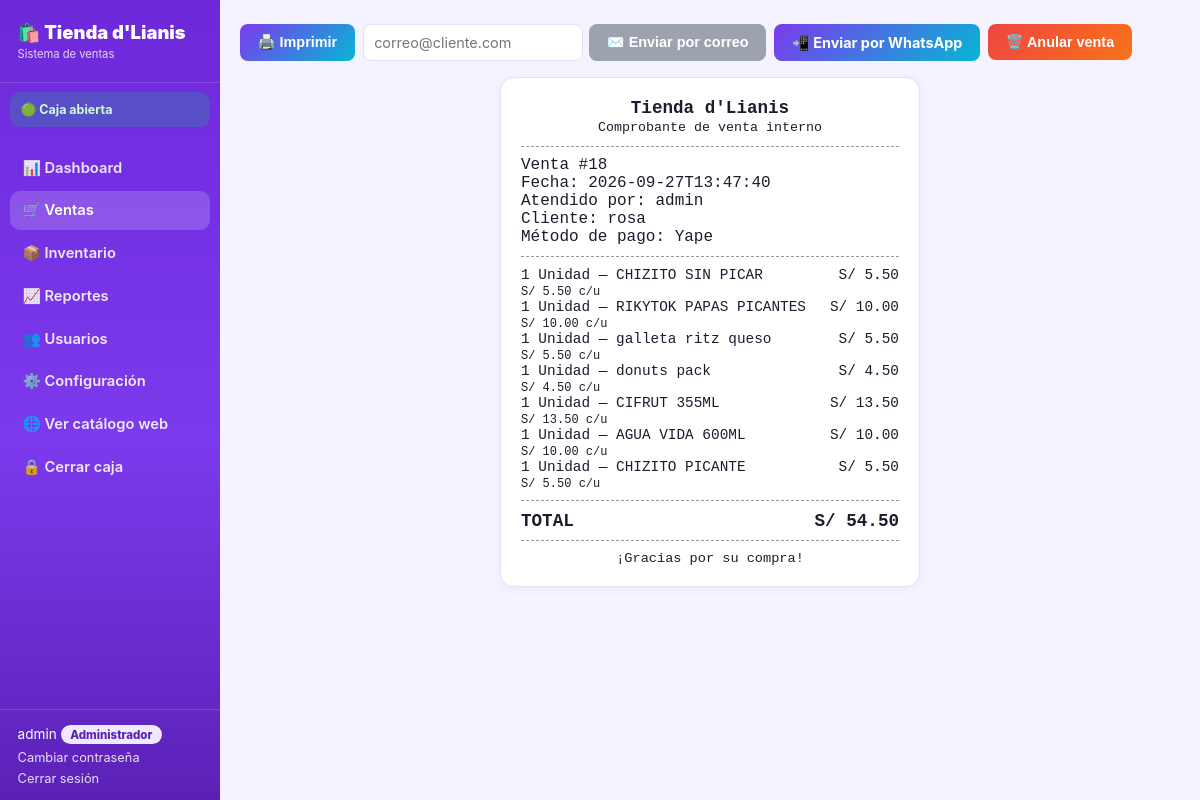
/venta/18/comprobante (signed in), run on the app's committed database.
### tables this page shows
CREATE TABLE ventas (
            id INTEGER PRIMARY KEY AUTOINCREMENT,
            usuario_id INTEGER NOT NULL,
            fecha TEXT NOT NULL,
            total REAL NOT NULL, metodo_pago TEXT NOT NULL DEFAULT 'Efectivo', monto_pagado REAL, vuelto REAL, caja_id INTEGER, cliente_nombre TEXT, anulada INTEGER NOT NULL DEFAULT 0, anulada_motivo TEXT, anulada_fecha TEXT, tipo_comprobante TEXT NOT NULL DEFAULT 'Nota de venta', cliente_id INTEGER,
            FOREIGN KEY (usuario_id) REFERENCES usuarios(id)
        );

CREATE TABLE usuarios (
            id INTEGER PRIMARY KEY AUTOINCREMENT,
            username TEXT UNIQUE NOT NULL,
            password_hash TEXT NOT NULL,
            rol TEXT NOT NULL DEFAULT 'vendedor',
            activo INTEGER NOT NULL DEFAULT 1
        );

CREATE TABLE "detalle_venta" (
                id INTEGER PRIMARY KEY AUTOINCREMENT,
                venta_id INTEGER NOT NULL,
                producto_id INTEGER NOT NULL,
                presentacion_nombre TEXT NOT NULL DEFAULT 'Unidad',
                factor INTEGER NOT NULL DEFAULT 1,
                cantidad REAL NOT NULL,
                cantidad_base INTEGER NOT NULL,
                precio_costo_base REAL NOT NULL DEFAULT 0,
                precio_unitario REAL NOT NULL,
                subtotal REAL NOT NULL,
                FOREIGN KEY (venta_id) REFERENCES ventas(id),
                FOREIGN KEY (producto_id) REFERENCES productos(id)
            );

CREATE TABLE productos (
                id INTEGER PRIMARY KEY AUTOINCREMENT,
                codigo TEXT UNIQUE,
                codigo_barras TEXT UNIQUE,
                nombre TEXT NOT NULL,
                marca TEXT,
                marca_id INTEGER,
                descripcion TEXT,
                categoria_id INTEGER,
                imagen TEXT,
                stock INTEGER NOT NULL DEFAULT 0,
                stock_minimo INTEGER NOT NULL DEFAULT 5,
                fecha_vencimiento TEXT,
                precio_oferta REAL,
                destacado INTEGER NOT NULL DEFAULT 0,
                activo INTEGER NOT NULL DEFAULT 1,
                FOREIGN KEY (categoria_id) REFERENCES categorias(id),
                FOREIGN KEY (marca_id) REFERENCES marcas(id)
            );

### app.py (the view)
@app.route("/venta/<int:venta_id>/comprobante")
@login_requerido
def venta_comprobante(venta_id):
    conn = get_db()
    venta = conn.execute(
        """SELECT v.*, u.username FROM ventas v JOIN usuarios u ON v.usuario_id = u.id
           WHERE v.id = ?""", (venta_id,)
    ).fetchone()
    if not venta:
        conn.close()
        flash("Venta no encontrada", "error")
        return redirect(url_for("ventas"))
    detalle = conn.execute(
        """SELECT dv.*, p.nombre AS producto_nombre FROM detalle_venta dv
           JOIN productos p ON dv.producto_id = p.id
           WHERE dv.venta_id = ?""", (venta_id,)
    ).fetchall()
    conn.close()
    return render_template("comprobante.html", activo="ventas", venta=venta, detalle=detalle)

### app.py (called while the page is built)
def get_db():
    conn = sqlite3.connect(DB_PATH)
    conn.row_factory = sqlite3.Row
    conn.execute("PRAGMA foreign_keys = ON")
    return conn

def get_config(clave, default=""):
    conn = get_db()
    row = conn.execute("SELECT valor FROM configuracion WHERE clave = ?", (clave,)).fetchone()
    conn.close()
    return row["valor"] if row and row["valor"] is not None else default

def login_requerido(f):
    @wraps(f)
    def wrapper(*args, **kwargs):
        if "usuario_id" not in session:
            return redirect(url_for("login"))
        return f(*args, **kwargs)
    return wrapper

def caja_abierta_actual(conn):
    return conn.execute(
        "SELECT * FROM cajas WHERE estado = 'abierta' ORDER BY id DESC LIMIT 1"
    ).fetchone()

@app.context_processor
def inject_globals():
    conn = get_db()
    caja = caja_abierta_actual(conn)
    whatsapp = get_config("whatsapp_numero", "")
    conn.close()
    return dict(nombre_tienda=NOMBRE_TIENDA, caja_abierta=caja, whatsapp_tienda=whatsapp)

### templates/comprobante.html (shortened to what this page needs)
{% extends "_base.html" %}
{% block content %}
<div class="no-imprimir" style="margin-bottom:1rem; display:flex; gap:0.5rem; flex-wrap:wrap;">
  <button onclick="window.print()">🖨️ Imprimir</button>
  {% if venta.cliente_nombre %}
  <form method="POST" action="{{ url_for('venta_enviar_correo', venta_id=venta.id) }}" style="display:flex; gap:0.4rem;">
    <input type="email" name="correo" placeholder="correo@cliente.com" required style="width:220px;">
    <button type="submit" class="secondary">✉️ Enviar por correo</button>
  </form>
  {% endif %}
  <a class="btn success-btn" id="link-whatsapp" href="#" target="_blank">📲 Enviar por WhatsApp</a>
  {% if session.rol == 'admin' and not venta.anulada %}
  <form method="POST" action="{{ url_for('venta_anular', venta_id=venta.id) }}" onsubmit="return confirm('¿Anular esta venta? El stock vendido se devolverá al inventario.') ? (document.getElementById('motivo-anular').value = prompt('Motivo de anulación:') || 'Sin motivo') : false;">
    <button type="submit" class="danger">🗑️ Anular venta</button>
  </form>
  {% endif %}
</div>
<div class="card comprobante">
  <div style="text-align:center;">
    <strong style="font-size:1.1rem;">{{ nombre_tienda }}</strong><br>
    <small>Comprobante de venta interno</small>
  </div>
  <hr>
  <div>Venta #{{ venta.id }}{% if venta.anulada %} — <strong style="color:#ef4444;">ANULADA</strong>{% endif %}<br>
  Fecha: {{ venta.fecha }}<br>
  Atendido por: {{ venta.username }}<br>
  {% if venta.cliente_nombre %}Cliente: {{ venta.cliente_nombre }}<br>{% endif %}
  Método de pago: {{ venta.metodo_pago }}</div>
  <hr>
  {% for d in detalle %}
  <div style="display:flex; justify-content:space-between; font-size:0.9rem;">
    <span>{{ d.cantidad|int if d.cantidad == d.cantidad|int else d.cantidad }} {{ d.presentacion_nombre }} — {{ d.producto_nombre }}<br>
      <small>S/ {{ "%.2f"|format(d.precio_unitario) }} c/u</small></span>
    <span>S/ {{ "%.2f"|format(d.subtotal) }}</span>
  </div>
  {% endfor %}
  <hr>
  <div style="display:flex; justify-content:space-between; font-weight:800; font-size:1.1rem;">
    <span>TOTAL</span><span>S/ {{ "%.2f"|format(venta.total) }}</span>
  </div>
  <hr>
  <div style="text-align:center; font-size:0.85rem;">¡Gracias por su compra!</div>
</div>
{% endblock %}

### static/style.css (style rules this page uses)
:root { --primary: #7c3aed; --primary-dark: #5b21b6; --secondary: #06b6d4; --danger: #ef4444; --success: #10b981; --warning: #f59e0b; --pink: #ec4899; --bg: #f5f3ff; --card: #ffffff; --text: #1e1b2e; --muted: #6b7280; --border: #e5e0f7; --sidebar-w: 220px; }
* { box-sizing: border-box; }
body { margin: 0; font-family: -apple-system, "Segoe UI", Roboto, sans-serif; background: var(--bg); color: var(--text); }
.card { background: var(--card); border: 1px solid var(--border); border-radius: 14px; padding: 1.25rem; margin-bottom: 1.1rem; box-shadow: 0 2px 10px rgba(109, 40, 217, 0.06); }
button, .btn { cursor: pointer; border: none; border-radius: 8px; padding: 0.6rem 1.1rem; font-size: 0.9rem; font-weight: 700; background: linear-gradient(135deg, var(--primary), var(--secondary)); color: white; transition: transform 0.1s ease, opacity 0.1s ease; text-decoration: none; display: inline-block; }
button.danger { background: linear-gradient(135deg, #ef4444, #f97316); }
button.secondary { background: #9ca3af; }
input, select, textarea { padding: 0.55rem 0.65rem; border: 1.5px solid var(--border); border-radius: 8px; font-size: 0.9rem; width: 100%; font-family: inherit; }
.comprobante { max-width: 420px; margin: 0 auto; font-family: 'Courier New', monospace; }
.comprobante hr { border: none; border-top: 1px dashed #999; margin: 0.6rem 0; }

### data on the page
ventas: id "18", fecha "2026-09-27T13:47:40", cliente_nombre "rosa", metodo_pago "Yape", total "54.50"
usuarios: username "admin"
detalle_venta: cantidad "1", presentacion_nombre "Unidad", producto_nombre "CHIZITO SIN PICAR", precio_unitario "5.50", subtotal "5.50"
detalle_venta: cantidad "1", presentacion_nombre "Unidad", producto_nombre "RIKYTOK PAPAS PICANTES", precio_unitario "10.00", subtotal "10.00"
detalle_venta: cantidad "1", presentacion_nombre "Unidad", producto_nombre "galleta ritz queso", precio_unitario "5.50", subtotal "5.50"
detalle_venta: cantidad "1", presentacion_nombre "Unidad", producto_nombre "donuts pack", precio_unitario "4.50", subtotal "4.50"
detalle_venta: cantidad "1", presentacion_nombre "Unidad", producto_nombre "CIFRUT 355ML", precio_unitario "13.50", subtotal "13.50"
detalle_venta: cantidad "1", presentacion_nombre "Unidad", producto_nombre "AGUA VIDA 600ML", precio_unitario "10.00", subtotal "10.00"
detalle_venta: cantidad "1", presentacion_nombre "Unidad", producto_nombre "CHIZITO PICANTE", precio_unitario "5.50", subtotal "5.50"

### other printed values
{{ nombre_tienda }} "Tienda d'Lianis"
{{ session.nombre_completo or session.username }} "admin"
{{ 'Administrador' if session.rol=='admin' else 'Vendedor' }} "Administrador"
